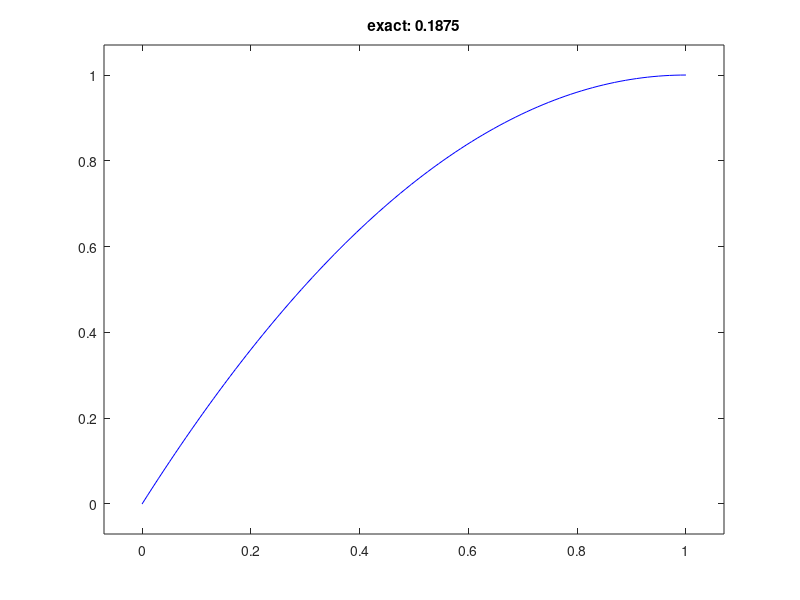
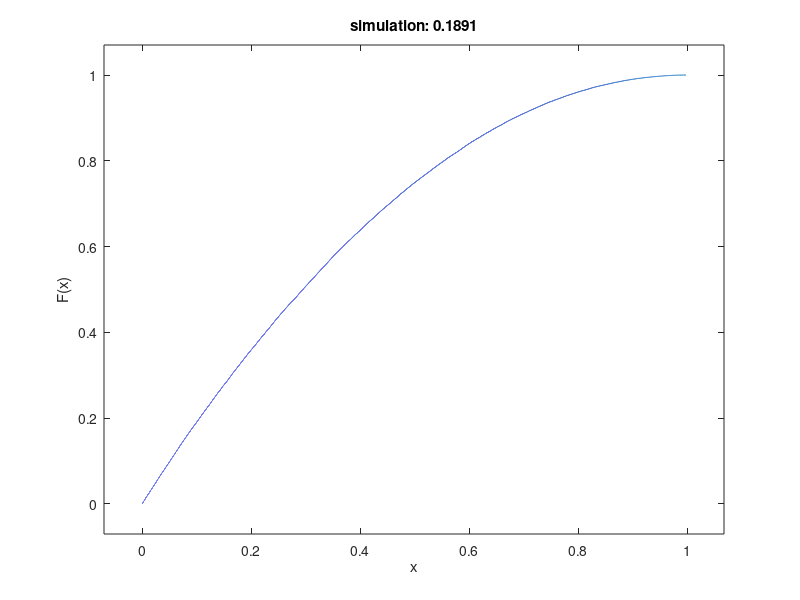

Write MATLAB code to recreate these figures, in order.
clc;clear;clf;

% 
% by hand approach: fix a number 0<d<1, and plot |x-y|<d
% geometric probability, you'll see the formula 
% what is P(1/2<RV<3/4)=?


% plot the obtained function
figure(1);
xx=linspace(0,1);
F=@(x) 1-(1-x).^2;
yy=F(xx);
plot(xx,yy,"b");
title(sprintf("exact: %.4f",F(3/4)-F(1/2)));
axis padded;



% by-simulation
figure(2);
N=100000;
x=rand(1,N);
y=rand(1,N);
RV=abs(x-y);
K=sum(RV>1/2 & RV<3/4);
ecdf(RV);
title(sprintf("simulation: %.4f",K/N));
axis padded;
